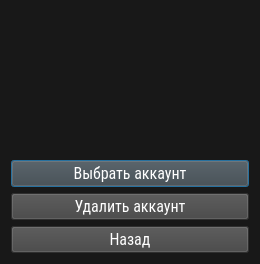
<?xml version="1.0" encoding="UTF-8"?>
<ui version="4.0">
 <class>Dialog</class>
 <widget class="QDialog" name="Dialog">
  <property name="geometry">
   <rect>
    <x>0</x>
    <y>0</y>
    <width>260</width>
    <height>264</height>
   </rect>
  </property>
  <property name="sizePolicy">
   <sizepolicy hsizetype="Expanding" vsizetype="Expanding">
    <horstretch>0</horstretch>
    <verstretch>0</verstretch>
   </sizepolicy>
  </property>
  <property name="minimumSize">
   <size>
    <width>260</width>
    <height>0</height>
   </size>
  </property>
  <property name="windowTitle">
   <string>Выбор аккаунта</string>
  </property>
  <property name="styleSheet">
   <string notr="true">background-color:  rgb(24, 24, 24);</string>
  </property>
  <property name="sizeGripEnabled">
   <bool>false</bool>
  </property>
  <layout class="QVBoxLayout" name="verticalLayout">
   <item>
    <widget class="QListWidget" name="listWidget">
     <property name="sizePolicy">
      <sizepolicy hsizetype="Expanding" vsizetype="Expanding">
       <horstretch>0</horstretch>
       <verstretch>0</verstretch>
      </sizepolicy>
     </property>
     <property name="minimumSize">
      <size>
       <width>0</width>
       <height>0</height>
      </size>
     </property>
     <property name="font">
      <font>
       <family>Roboto Condensed</family>
       <pointsize>16</pointsize>
      </font>
     </property>
     <property name="focusPolicy">
      <enum>Qt::WheelFocus</enum>
     </property>
     <property name="styleSheet">
      <string notr="true">QListWidget::item {margin: 2px 0; color: rgb(255, 255, 255); }; background-color:  rgb(24, 24, 24);

</string>
     </property>
     <property name="frameShape">
      <enum>QFrame::NoFrame</enum>
     </property>
     <property name="frameShadow">
      <enum>QFrame::Plain</enum>
     </property>
     <property name="verticalScrollBarPolicy">
      <enum>Qt::ScrollBarAlwaysOff</enum>
     </property>
     <property name="horizontalScrollBarPolicy">
      <enum>Qt::ScrollBarAlwaysOff</enum>
     </property>
     <property name="sizeAdjustPolicy">
      <enum>QAbstractScrollArea::AdjustToContents</enum>
     </property>
     <property name="movement">
      <enum>QListView::Static</enum>
     </property>
     <property name="isWrapping" stdset="0">
      <bool>false</bool>
     </property>
     <property name="resizeMode">
      <enum>QListView::Fixed</enum>
     </property>
     <property name="layoutMode">
      <enum>QListView::SinglePass</enum>
     </property>
    </widget>
   </item>
   <item>
    <widget class="QPushButton" name="choiceAccButton">
     <property name="font">
      <font>
       <family>Roboto Condensed</family>
       <pointsize>12</pointsize>
      </font>
     </property>
     <property name="styleSheet">
      <string notr="true">background-color: rgb(66, 66, 66);
color: rgb(255, 255, 255);</string>
     </property>
     <property name="text">
      <string>Выбрать аккаунт</string>
     </property>
    </widget>
   </item>
   <item>
    <widget class="QPushButton" name="deleteButton">
     <property name="font">
      <font>
       <family>Roboto Condensed</family>
       <pointsize>12</pointsize>
      </font>
     </property>
     <property name="styleSheet">
      <string notr="true">background-color: rgb(66, 66, 66);
color: rgb(255, 255, 255);</string>
     </property>
     <property name="text">
      <string>Удалить аккаунт</string>
     </property>
    </widget>
   </item>
   <item>
    <widget class="QPushButton" name="backButton">
     <property name="font">
      <font>
       <family>Roboto Condensed</family>
       <pointsize>12</pointsize>
      </font>
     </property>
     <property name="styleSheet">
      <string notr="true">background-color: rgb(66, 66, 66);
color: rgb(255, 255, 255);</string>
     </property>
     <property name="text">
      <string>Назад</string>
     </property>
    </widget>
   </item>
  </layout>
 </widget>
 <resources/>
 <connections>
  <connection>
   <sender>backButton</sender>
   <signal>clicked()</signal>
   <receiver>Dialog</receiver>
   <slot>close()</slot>
   <hints>
    <hint type="sourcelabel">
     <x>129</x>
     <y>377</y>
    </hint>
    <hint type="destinationlabel">
     <x>129</x>
     <y>199</y>
    </hint>
   </hints>
  </connection>
 </connections>
</ui>
